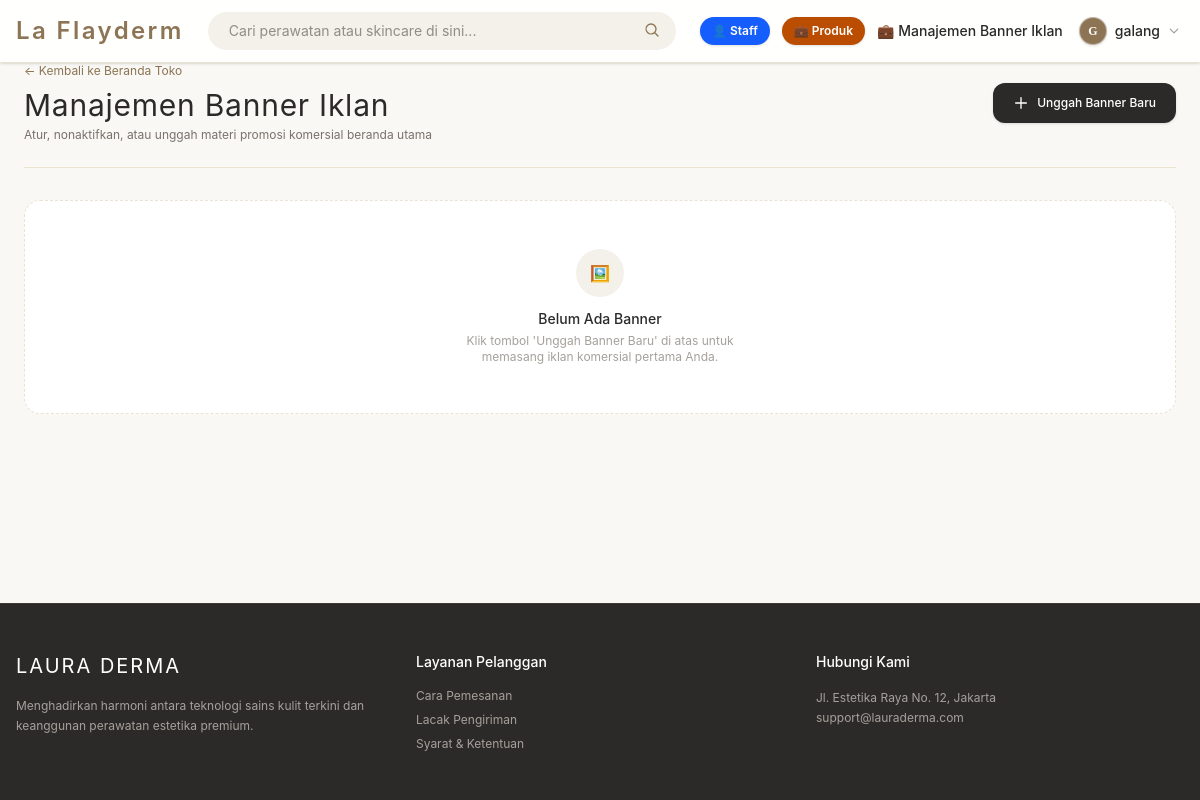
/dashboard/banner/ (signed in), run on an earlier commit of the app's database.
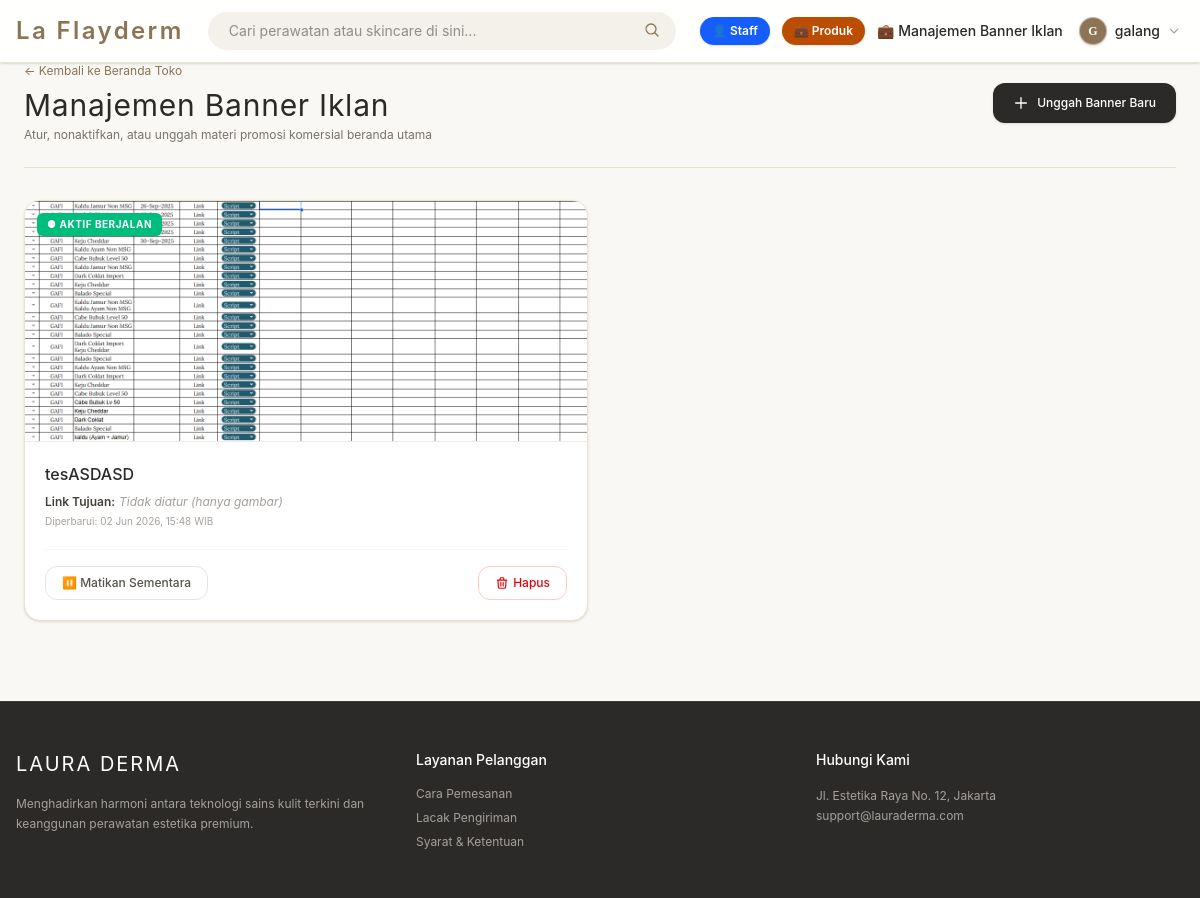
And on a later commit of the database.
### toko/models.py (models this page shows, shortened)
class BannerPromo(models.Model):
    judul = models.CharField(max_length=150, help_text="Nama promo (contoh: Concert Season Deal)")
    gambar = models.ImageField(upload_to='banners/', help_text="Rekomendasi ukuran banner e-commerce: 1200x450 piksel")
    url_tujuan = models.CharField(max_length=255, blank=True, null=True, help_text="Link tujuan saat diklik (contoh: /kategori/serum/ atau link eksternal)")
    is_aktif = models.BooleanField(default=True, help_text="Centang untuk menampilkan di halaman utama")
    diperbarui_pada = models.DateTimeField(auto_now=True)
    class Meta:
        verbose_name_plural = "Banner Promo Beranda"

### toko/views.py (the view)
# urls.py: path('dashboard/banner/', kelola_banner, name='kelola_banner'),
@login_required
def kelola_banner(request):
    if not request.user.is_staff:
        raise PermissionDenied
    if request.method == 'POST':
        form = BannerPromoForm(request.POST, request.FILES)
        if form.is_valid():
            form.save()
            return redirect('kelola_banner') # Refresh halaman agar banner baru langsung muncul
    else:
        form = BannerPromoForm()
    semua_banner = BannerPromo.objects.all().order_by('-diperbarui_pada')
    context = {
        'semua_banner': semua_banner,
        'form': form # Form dikirim ke template untuk dirender di dalam modal
    }
    return render(request, 'kelola_banner.html', context)

### toko/forms.py
class BannerPromoForm(forms.ModelForm):
    class Meta:
        model = BannerPromo
        fields = ['judul', 'gambar', 'url_tujuan', 'is_aktif']
        widgets = {
            'judul': forms.TextInput(attrs={
                'class': 'w-full px-4 py-2.5 rounded-xl border border-[#EAE3D2] focus:outline-none focus:border-[#8C7454] text-sm',
                'placeholder': 'Contoh: Concert Season Deal'
            }),
            'gambar': forms.FileInput(attrs={
                'class': 'w-full text-sm text-stone-500 file:mr-4 file:py-2 file:px-4 file:rounded-xl file:border-0 file:text-xs file:font-semibold file:bg-[#F4F1EA] file:text-[#2C2A29] hover:file:bg-[#EAE3D2] file:cursor-pointer'
            }),
            'url_tujuan': forms.TextInput(attrs={
                'class': 'w-full px-4 py-2.5 rounded-xl border border-[#EAE3D2] focus:outline-none focus:border-[#8C7454] text-sm',
                'placeholder': 'Contoh: /kategori/serum/ (Bisa dikosongkan)'
            }),
            'is_aktif': forms.CheckboxInput(attrs={
                'class': 'w-4 h-4 text-[#8C7454] border-[#EAE3D2] rounded focus:ring-[#8C7454]'
            }),
        }

### toko/context_processors.py (called while the page is built)
def wishlist_count(request):
    if request.user.is_authenticated:
        count = Wishlist.objects.filter(user=request.user).count()
    else:
        count = 0
    return {'wish_count': count}

### templates/kelola_banner.html (shortened to what this page needs)
{% extends 'base.html' %}
{% block content %}
    <div class="max-w-6xl mx-auto relative">
            <div class="flex items-center justify-between border-b border-[#EAE3D2] pb-6 mb-8 gap-4 flex-wrap">
                <div>
                    <a href="{% url 'home' %}" class="text-xs text-[#8C7454] hover:underline flex items-center gap-1 mb-2">
                        ← Kembali ke Beranda Toko
                    </a>
                    <h1 class="text-3xl font-normal serif-font tracking-wide">Manajemen Banner Iklan</h1>
                    <p class="text-xs text-stone-500 mt-1">Atur, nonaktifkan, atau unggah materi promosi komersial beranda utama</p>
                </div>
                <button type="button" onclick="openBannerModal()" class="bg-[#2C2A29] hover:bg-[#8C7454] text-white text-xs font-medium px-5 py-3 rounded-xl transition-colors shadow-sm flex items-center gap-2 cursor-pointer">
                    <svg xmlns="http://www.w3.org/2000/svg" class="h-4 w-4" fill="none" viewBox="0 0 24 24" stroke="currentColor">
                        <path stroke-linecap="round" stroke-linejoin="round" stroke-width="2" d="M12 4v16m8-8H4" />
                    </svg>
                    Unggah Banner Baru
                </button>
            </div>
            <div class="grid grid-cols-1 md:grid-cols-2 gap-6">
                {% for banner in semua_banner %}
                <div class="bg-white rounded-2xl border border-[#EAE3D2] overflow-hidden shadow-sm flex flex-col justify-between group">
                    <div class="aspect-[21/9] bg-stone-100 relative overflow-hidden border-b border-[#EAE3D2]/50">
                        <img src="{{ banner.gambar.url }}" alt="{{ banner.judul }}" class="w-full h-full object-cover">
                        <span class="absolute top-3 left-3 px-2.5 py-1 text-[10px] font-bold uppercase tracking-wider rounded-md shadow-sm z-10 {% if banner.is_aktif %} bg-emerald-500 text-white {% else %} bg-stone-400 text-white {% endif %}">
                            {% if banner.is_aktif %} ● Aktif Berjalan {% else %} ○ Nonaktif {% endif %}
                        </span>
                    </div>
                    <div class="p-5 flex-1 flex flex-col justify-between">
                        <div>
                            <h3 class="font-medium text-base text-[#2C2A29] line-clamp-1" title="{{ banner.judul }}">{{ banner.judul }}</h3>
                            <div class="mt-2 space-y-1">
                                <p class="text-xs text-stone-500 truncate flex items-center gap-1">
                                    <span class="font-semibold text-stone-700">Link Tujuan:</span>
                                    {% if banner.url_tujuan %}{{ banner.url_tujuan }}{% else %}<span class="italic text-stone-400">Tidak diatur (hanya gambar)</span>{% endif %}
                                </p>
                                <p class="text-[10px] text-stone-400">
                                    Diperbarui: {{ banner.diperbarui_pada|date:"d M Y, H:i" }} WIB
                                </p>
                            </div>
                        </div>
                        <div class="flex items-center justify-between border-t border-stone-100 pt-4 mt-5 gap-3">
                            <a href="{% url 'toggle_status_banner' banner.id %}" class="text-xs font-medium px-4 py-2 rounded-xl border transition-all flex items-center gap-1.5 {% if banner.is_aktif %} border-stone-200 text-stone-600 hover:bg-stone-50 {% else %} border-emerald-200 text-emerald-700 bg-emerald-50 hover:bg-emerald-100 {% endif %}">
                                {% if banner.is_aktif %}
                                    ⏸️ Matikan Sementara
                                {% else %}
                                    ▶️ Hidupkan di Beranda
                                {% endif %}
                            </a>
                            <form action="{% url 'hapus_banner' banner.id %}" method="POST" onsubmit="return confirm('Apakah Anda yakin ingin menghapus banner ini secara permanen dari server?');">
                                <button type="submit" class="text-xs font-medium text-red-600 hover:text-white border border-red-200 hover:bg-red-600 px-4 py-2 rounded-xl transition-all flex items-center gap-1 cursor-pointer">
                                    Hapus
                                </button>
                            </form>
                        </div>
                    </div>
                </div>
                {% empty %}
                <div class="col-span-full text-center py-12 bg-white rounded-2xl border border-dashed border-[#EAE3D2]">
                    <div class="w-12 h-12 bg-[#F4F1EA] text-[#8C7454] rounded-full flex items-center justify-center mx-auto mb-3">
                        🖼️
                    </div>
                    <h3 class="text-sm font-medium text-[#2C2A29]">Belum Ada Banner</h3>
                    <p class="text-xs text-stone-400 mt-1 max-w-xs mx-auto">Klik tombol 'Unggah Banner Baru' di atas untuk memasang iklan komersial pertama Anda.</p>
                </div>
                {% endfor %}
            </div>
    </div>
{% endblock %}

### templates/base.html (shortened to what this page needs)
<!DOCTYPE html>
<html lang="en">
<head>
    <script src="https://cdn.jsdelivr.net/npm/@tailwindcss/browser@4"></script>
</head>
<body class="bg-[#FAF8F5] text-[#2C2A29] flex flex-col min-h-screen">
    {% include 'partials/navbar.html' %}
    <main class="flex-grow">
        {% block content %}
        {% endblock %}
    </main>
    {% include 'partials/footer.html' %}
</body>
</html>

### templates/partials/navbar.html (shortened to what this page needs)
<nav class="sticky top-0 z-50 bg-white/90 backdrop-blur-md border-b border-[#EAE3D2] shadow-sm">
    <div class="max-w-7xl mx-auto px-4 py-3 flex items-center justify-between gap-6">
        <a href="{% url 'home' %}" class="text-2xl font-semibold tracking-widest serif-font text-[#8C7454] block">
            La Flayderm
        </a>
        <div class="flex-1 max-w-2xl relative" id="search-container">
            <input type="text" id="search-input" autocomplete="off" placeholder="Cari perawatan atau skincare di sini..." class="w-full bg-[#F4F1EA] border border-transparent focus:border-[#8C7454] focus:bg-white rounded-full py-2 px-5 text-sm outline-none transition-all">
            <button class="absolute right-4 top-2.5 text-[#8C7454]">
                <svg xmlns="http://www.w3.org/2000/svg" fill="none" viewBox="0 0 24 24" stroke-width="2" stroke="currentColor" class="w-4 h-4"><path stroke-linecap="round" stroke-linejoin="round" d="m21 21-5.197-5.197m0 0A7.5 7.5 0 1 0 5.196 5.196a7.5 7.5 0 0 0 10.603 10.603Z" /></svg>
            </button>
        </div>
        <div class="flex items-center gap-6 text-[#2C2A29]">
            {% if user.is_authenticated %}
                <div class="flex items-center gap-3 text-sm relative">
                    {% if user.is_superuser %}
                        <a href="{% url 'kelola_staff' %}" class="hidden sm:flex bg-blue-600 text-white px-3 py-1.5 rounded-full text-xs font-semibold hover:bg-blue-700 transition-colors items-center gap-1 shadow-sm">
                            👤 Staff
                        </a>
                        <a href="{% url 'kelola_produk' %}" class="hidden sm:flex bg-amber-700 text-white px-3 py-1.5 rounded-full text-xs font-semibold hover:bg-amber-800 transition-colors items-center gap-1 shadow-sm">
                            💼 Produk
                        </a>
                        <a href="{% url 'kelola_banner' %}" class="text-sm font-medium text-[#2C2A29] hover:text-[#8C7454]">
                            💼 Manajemen Banner Iklan
                        </a>
                    {% elif user.is_staff %}
                        <a href="{% url 'kelola_banner' %}" class="text-sm font-medium text-[#2C2A29] hover:text-[#8C7454]">
                            💼 Manajemen Banner Iklan
                        </a>
                    {% endif %}
                    <button id="userDropdownBtn" class="flex items-center gap-2 font-medium text-[#2C2A29] hover:text-[#8C7454] focus:outline-none cursor-pointer transition-colors p-1 rounded-xl">
                        <div class="w-7 h-7 rounded-full flex items-center justify-center overflow-hidden shadow-sm border border-stone-100/50 bg-[#8C7454] text-white text-xs font-bold font-serif flex-shrink-0">
                            {% if user.profile.foto %}
                                <img src="{{ user.profile.foto.url }}" alt="Foto Profil" class="w-full h-full object-cover">
                            {% else %}
                                {{ user.first_name|default:user.username|slice:":1"|upper }}
                            {% endif %}
                        </div>
                        <span class="max-w-[100px] truncate text-sm">
                            {{ user.first_name|default:user.username }}
                        </span>
                        <svg xmlns="http://www.w3.org/2000/svg" fill="none" viewBox="0 0 24 24" stroke-width="2.5" stroke="currentColor" class="w-3 h-3 text-stone-400 transition-transform duration-200" id="dropdownArrow">
                            <path stroke-linecap="round" stroke-linejoin="round" d="m19.5 8.25-7.5 7.5-7.5-7.5" />
                        </svg>
                    </button>
            {% endif %}
        </div>
    </div>
</nav>

### templates/partials/footer.html
<footer class="bg-[#2C2A29] text-[#EAE3D2] mt-20 py-12 border-t border-[#8C7454]/20">
    <div class="max-w-7xl mx-auto px-4 grid grid-cols-1 md:grid-cols-3 gap-8">
        <div>
            <h3 class="serif-font text-xl text-white tracking-widest mb-4">LAURA DERMA</h3>
            <p class="text-xs text-stone-400 leading-relaxed">Menghadirkan harmoni antara teknologi sains kulit terkini dan keanggunan perawatan estetika premium.</p>
        </div>
        <div>
            <h4 class="text-sm font-medium text-white mb-4">Layanan Pelanggan</h4>
            <ul class="text-xs text-stone-400 space-y-2">
                <li><a href="#" class="hover:text-white">Cara Pemesanan</a></li>
                <li><a href="#" class="hover:text-white">Lacak Pengiriman</a></li>
                <li><a href="#" class="hover:text-white">Syarat & Ketentuan</a></li>
            </ul>
        </div>
        <div>
            <h4 class="text-sm font-medium text-white mb-4">Hubungi Kami</h4>
            <p class="text-xs text-stone-400 leading-relaxed">Jl. Estetika Raya No. 12, Jakarta<br>support@lauraderma.com</p>
        </div>
    </div>
</footer>

### templates/base.html (style rules this page uses)
body, .serif-font { font-family: 'Inter', sans-serif; }

What changed in the data, as far as the page shows it:
added BannerPromo: gambar (picture), is_aktif "● AKTIF BERJALAN", judul "tesASDASD", shows "Tidak diatur (hanya gambar)", diperbarui_pada "02 Jun 2026, 15:48"
Also different on the page:
text no longer shown: "🖼️ Belum Ada Banner Klik tombol 'Unggah Banner Baru' di atas untuk memasang iklan komersial pertama Anda."
